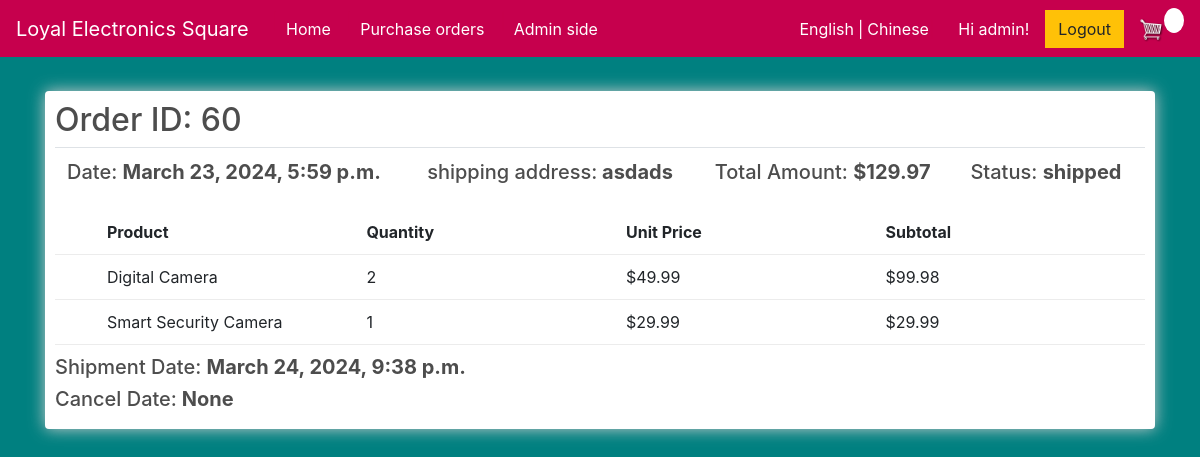
The app's page /order_detail/60 (signed in) with its own data.
### store/models.py (models this page shows, shortened)
class Order(models.Model):
    STATUS_CHOICES = [
        ('pending', _('Pending')),
        ('shipped', _('Shipped')),
        ('cancelled', _('Cancelled')),
        ('hold', _('Hold')),]
    customer = models.ForeignKey(Customer, on_delete=models.SET_NULL, null=True, blank=True, verbose_name=_('customer'))
    date_ordered = models.DateTimeField(default=timezone.now, verbose_name=_('date_ordered'))
    complete = models.BooleanField(default=False, null=True, blank=False)
    total_amount = models.DecimalField(max_digits=100, decimal_places=2, null=True, verbose_name=_('total_amount'))
    status = models.CharField(max_length=10, choices=STATUS_CHOICES, default='pending', verbose_name=_('status'))
    shipment_date = models.DateTimeField(null=True, blank=True, verbose_name=_('shipment_date'))
    cancel_date = models.DateTimeField(null=True, blank=True, verbose_name=_('cancel_date'))
    @property
    def get_cart_items(self):
        orderitems = self.orderitem_set.all()
        total = sum([item.quantity for item in orderitems])
        return total
    def total_amount(self):
        orderitems = self.orderitem_set.all()
        total = sum([item.get_total for item in orderitems])
        return total

class Customer(models.Model):
    user = models.OneToOneField(User, on_delete=models.CASCADE, related_name = 'customer', null=True, blank=True, verbose_name=_('user'))
    full_name = models.CharField(max_length=200, null=True, verbose_name=_('full_name'))
    email = models.CharField(max_length=200, null=True, verbose_name=_('email'))
    password = models.CharField(max_length=200, null=True, verbose_name=_('password'))
    shipping_address = models.CharField(max_length=200, null=True, verbose_name=_('shipping_address'))

class OrderItem(models.Model):
    product = models.ForeignKey(Product, on_delete=models.SET_NULL, null=True, verbose_name=_('product'))
    order = models.ForeignKey(Order, on_delete=models.SET_NULL, null=True, verbose_name=_('order'))
    quantity = models.IntegerField(default=0, null=True, blank=True, verbose_name=_('quantity'))
    date_added = models.DateTimeField(auto_now_add=True, verbose_name=_('date_added'))
    unit_price = models.DecimalField(max_digits=10, decimal_places=2, null=True, verbose_name=_('unit_price'))
    subtotal = models.DecimalField(max_digits=10, decimal_places=2, null=True, verbose_name=_('subtotal'))
    @property
    def get_total(self):
        total = self.product.price * self.quantity
        return total

class Product(models.Model):
    name = models.CharField(max_length=200, null=True, verbose_name=_('name'))
    price = models.DecimalField(max_digits=10, decimal_places=2, verbose_name=_('price'))
    brand = models.CharField(max_length=16, null=True, verbose_name=_('brand'))
    connectivity_technology = models.CharField(max_length=32, null=True, verbose_name=_('connectivity_technology'))
    digital = models.BooleanField(default=False, null=True, blank=False)
    cover_image = models.ImageField(null=True, blank=True)
    description = models.TextField(null=True, verbose_name=_('description'))
    is_active = models.BooleanField(default=True, verbose_name=_('is_active'))
    best_sale = models.BooleanField(default=False, verbose_name=_('best_sale'))

### store/views.py (the view)
# urls.py: path('order_detail/<int:pk>', views.order_detail, name="order_detail"),
@login_required
def order_detail(request, pk):
     if request.user.is_authenticated:
          customer = request.user.customer
          order, created = Order.objects.get_or_create(customer=customer, complete=False)
          items = order.orderitem_set.all()
          cartItems = order.get_cart_items
     else:
          items = []
          order = {'get_cart_total':0, 'get_cart_items':0, 'shipping':False}
          cartItems = order['get_cart_items']
     order = Order.objects.get(id=pk)
     order_items = OrderItem.objects.filter(order=order)
     return render(request, 'store/order_detail.html', {'order': order, 'order_items': order_items})

### store/templates/store/order_detail.html (shortened to what this page needs)
{% extends 'store/main.html' %}
{% load static %}
{% load i18n %}
{% block content %}
<div class="row">
    <div class="col-lg-12">
        <div class="box-element">
            <table class="table">
                <h2>{% trans 'Order ID:' %} {{ order.id }}</h2>
                <tr>
                    <th><h5>{% trans 'Date:' %} <strong>{{order.date_ordered}}</strong></h5></th>
                    <th><h5>{% trans 'shipping address:' %}<strong> {{order.customer.shipping_address}}</strong></h5></th>
                    <th><h5>{% trans 'Total Amount:' %} <strong>${{order.total_amount}}</strong></h5></th>
                    <th><h5>{% trans 'Status:' %} <strong>{{order.status}}</strong></h5></th>
                </tr>
            </table>
            <div class="cart-row">
                <div style="flex:0.2"><strong></strong></div>
                <div style="flex:1"><strong>{% trans 'Product' %}</strong></div>
                <div style="flex:1"><strong>{% trans 'Quantity' %}</strong></div>
                <div style="flex:1"><strong>{% trans 'Unit Price' %}</strong></div>
                <div style="flex:1"><strong>{% trans 'Subtotal' %}</strong></div>
            </div>
            {% for item in order_items %}
            <div class="cart-row">
                <div style="flex:0.2"></div>
                <div style="flex:1">{{item.product.name}}</div>
                <div style="flex:1">{{item.quantity}}</div>
                <div style="flex:1">${{item.product.price}}</div>
                <div style="flex:1">${{item.get_total}}</div>
            </div>
            {% endfor %}
            <tr>
                <th><h5>{% trans 'Shipment Date:' %} <strong>{{order.shipment_date}}</strong></h5></th>
                <th><h5>{% trans 'Cancel Date:' %}<strong> {{order.cancel_date }}</strong></h5></th>
            </tr>
    </div>
</div>
{% endblock content %}

### store/templates/store/Main.html (shortened to what this page needs)
<!DOCTYPE html>
{% load static %}
{% load i18n %}
<html>
<head>
	<link rel="stylesheet" href="https://stackpath.bootstrapcdn.com/bootstrap/4.4.1/css/bootstrap.min.css">
	<link rel="stylesheet" type="text/css" href="{% static 'css/main.css' %}">
</head>
<body>
	<nav class="navbar navbar-expand-lg navbar-dark" style="background-color: #c6004d;">
		<a class="navbar-brand" href="{% url 'store' %}">{% trans 'Loyal Electronics Square' %}</a>
		<div class="collapse navbar-collapse" id="navbarSupportedContent">
			<ul class="navbar-nav me-auto mb-2 mb-lg-0">
				<a style="margin-left: 8px; color: #c6004d">|</a>
				<li class="nav-item">
					<a class="nav-link active" aria-current="page" href="{% url 'store' %}">{% trans 'Home' %}</a>
				</li>
				<a style="margin-left: 8px; color: #c6004d">|</a>
				<li class="nav-item">
					<a class="nav-link active" aria-current="page" href="{% url 'order_list' %}">{% trans 'Purchase orders' %}</a>
				</li>
				<a style="margin-left: 8px; color: #c6004d">|</a>
				<li class="nav-item">
					<a class="nav-link active" aria-current="page" href="{% url 'adminDashboard' %}">{% trans 'Admin side' %}</a>
				</li>
			</ul>
		</div>
	    <div class="form-inline my-2 my-lg-0">
				<a style="margin-right: 4px; color: white" href="/en/">{% trans 'English' %}</a>
				<a style="color: white">|</a>
				<a style="margin-left: 4px;color: white" href="/zh-hant/">{% trans 'Chinese' %}</a>
				<a style="margin-right: 24px; color: #c6004d">|</a>
			{% if user.is_authenticated %}
				<a style="margin-right: 16px; color: white">{% trans 'Hi' %} {{ user.username }}! </a>
				<form action="{% url 'logout' %}" method="post">
					<button class="btn btn-warning" type="submit">{% trans 'Logout' %}</button>
				</form>
			{% else %}
				<a style="margin-right: 16px; color: white">{% trans 'You are not logged in.' %} </a>
	     		<a href="{% url 'login' %}" class="btn btn-warning">{% trans 'Login' %}</a>
	     	{% endif %}
	     	<a href="{% url 'cart' %}">
	    		<img  id="cart-icon" src="{% static 'images/cart.png' %}">
	    	</a>
	    	<p id="cart-total">{{cartItems}}</p>
	    </div>
	</nav>
     <div class="container">
            <br>
            {% block content %}
            {% endblock content %}
         </div>
</body>
</html>

### static/css/main.css (style rules this page uses)
body { background-color: hsl(0, 0%, 98%); }
h1,h2,h3,h4,h5,h6 { color:hsl(0, 0%, 30%); }
.box-element { box-shadow:hsl(0, 0%, 80%) 0 0 16px; background-color: #fff; border-radius: 4px; padding: 10px; }
#cart-icon { width:25px; display: inline-block; margin-left: 15px; }
#cart-total { display: block; text-align: center; color:red; background-color:white; width: 20px; height: 25px; border-radius: 50%; font-size: 14px; }
.col-lg-4, .col-lg-6, .col-lg-8, .col-lg-12 { margin-top: 10px; }
.btn { border-radius: 0; }
.cart-row { display: flex; align-items: flex-stretch; padding-bottom: 10px; margin-bottom: 10px; border-bottom: 1px solid #ececec; }

### store/templates/store/order_detail.html (style rules this page uses)
body { background-color: #008080; }

### records on screen
Order: id "60", date_ordered "March 23, 2024, 5:59 p.m.", customer.shipping_address "asdads", total_amount "129.97", status "shipped", shipment_date "March 24, 2024, 9:38 p.m.", cancel_date "None"
OrderItem: product.name "Digital Camera", quantity "2", product.price "49.99", get_total "99.98"
OrderItem: product.name "Smart Security Camera", quantity "1", product.price "29.99", get_total "29.99"

### other values on screen
{{ user.username }} "admin"
